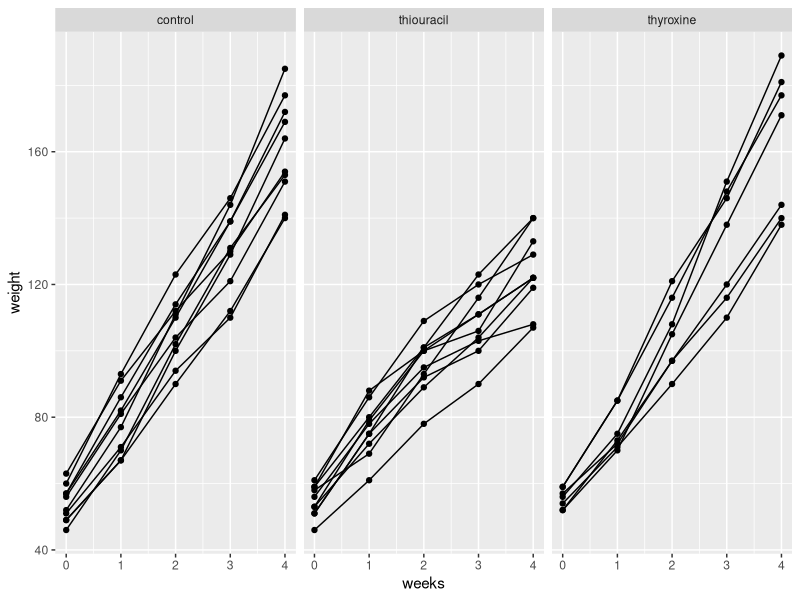
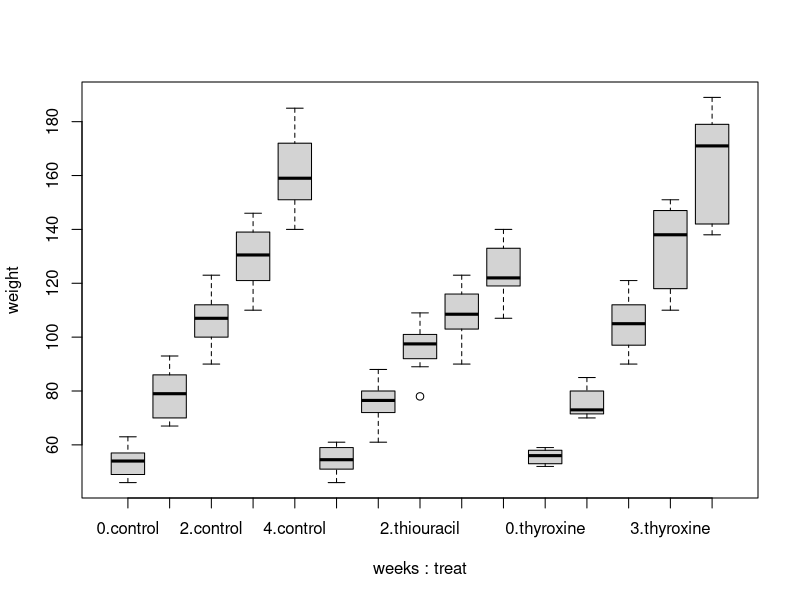
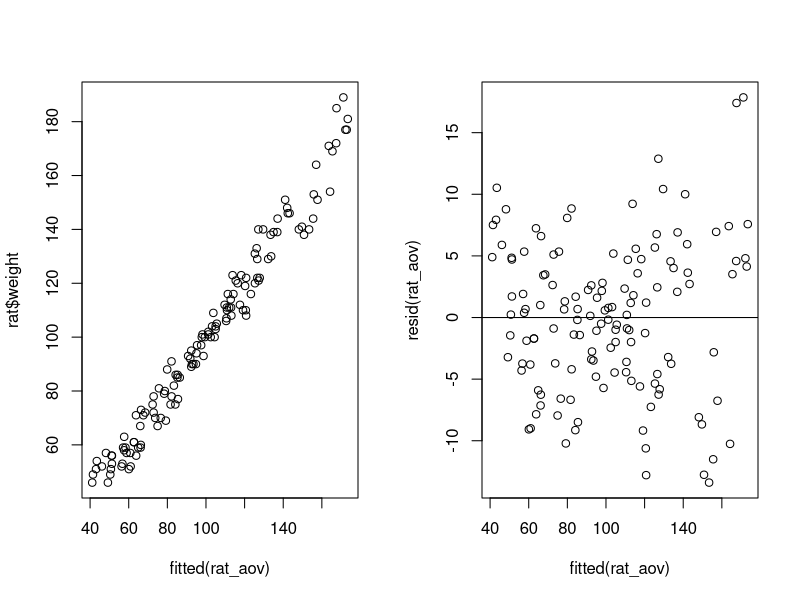
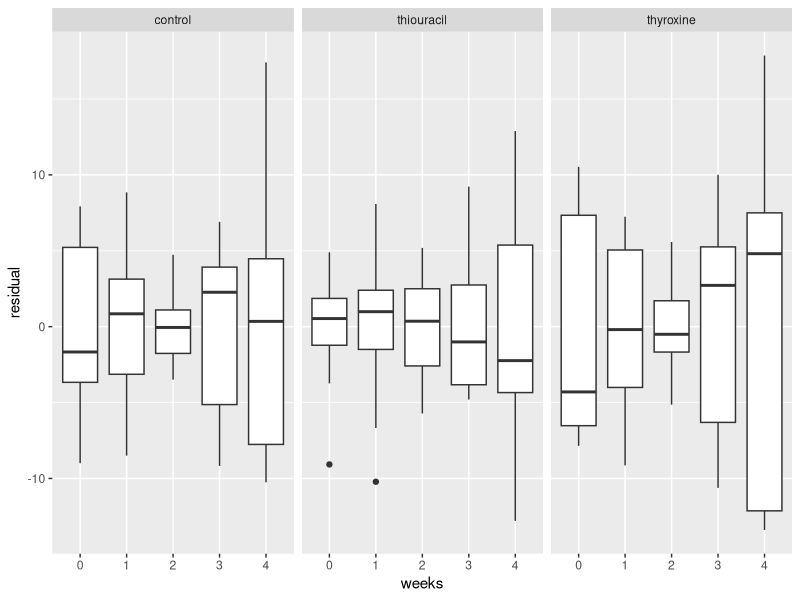
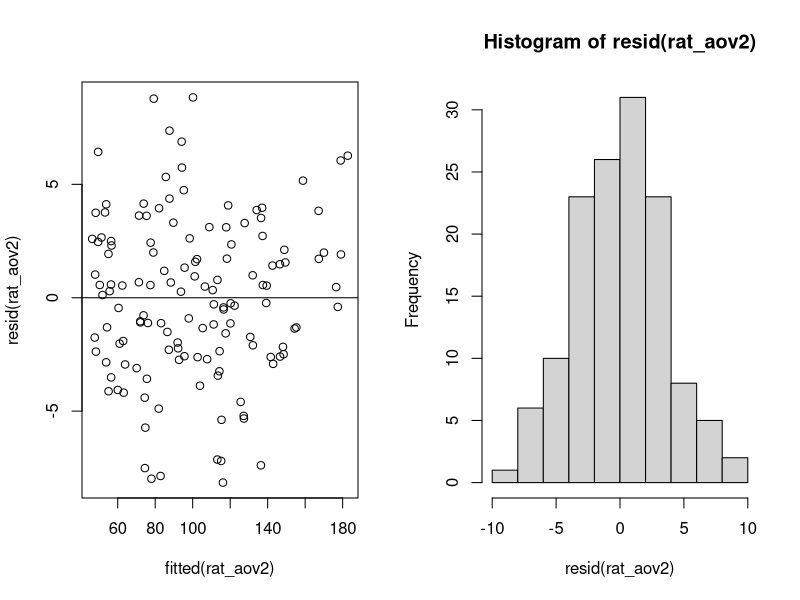
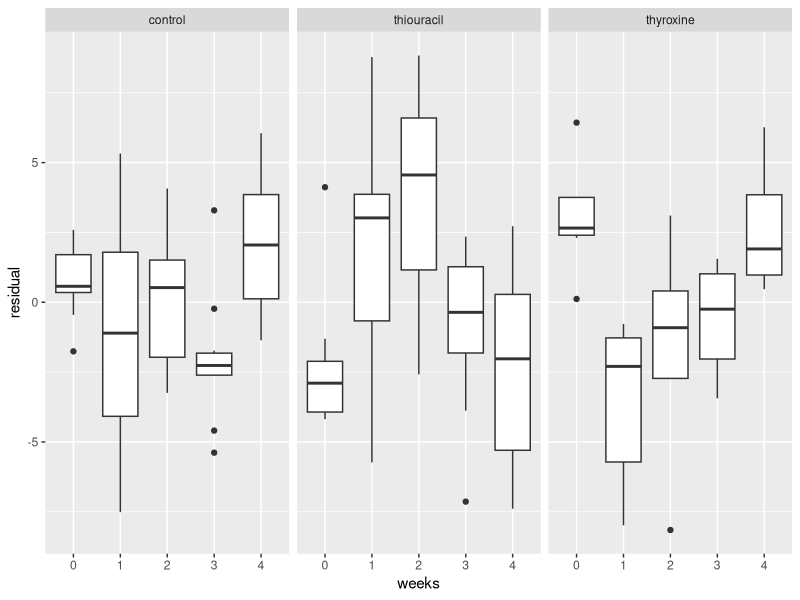
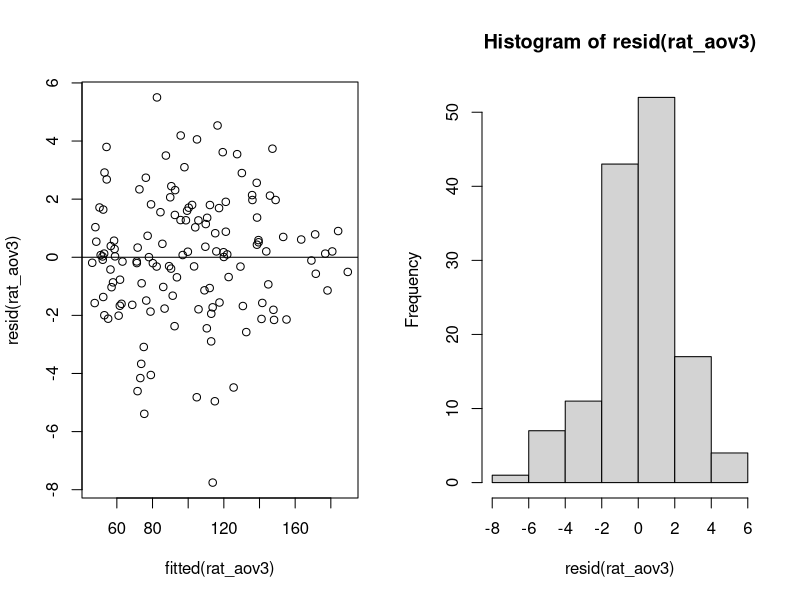
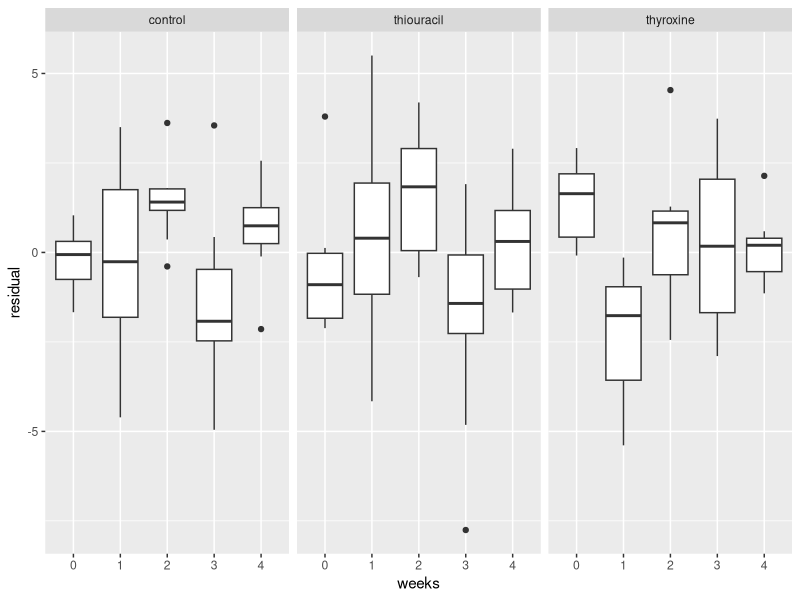

Reproduce these figures in R, in order.
## ---- chunk 1
knitr::opts_chunk$set(echo = TRUE)
## ---- chunk 2
library(ggplot2)
library(lme4)
rat <- read.csv("ratdrink.csv")
ggplot(rat, aes(y = weight, x = weeks)) + facet_wrap(~ treat) + geom_point() + geom_line(aes(group = subject))
## ---- chunk 3
rat$subject <- as.factor(rat$subject)
rat$weeks <- as.factor(rat$weeks)
with(rat, boxplot(weight ~ weeks * treat))
## ---- chunk 4
rat_aov <- lmer(weight ~ weeks * treat + (1|subject), data = rat)
## ---- chunk 5
par(mfrow = c(1, 2))
plot(rat$weight ~ fitted(rat_aov))
plot(resid(rat_aov) ~ fitted(rat_aov))
abline(h = 0)
## ---- chunk 6
rat_resid_dataframe <- cbind(rat, residual = resid(rat_aov))
ggplot(rat_resid_dataframe, aes(x = weeks, y = residual)) + facet_wrap(~treat) + geom_boxplot()
## ---- chunk 7
anova(rat_aov)
## ---- chunk 8
summary(rat_aov)
## ---- chunk 9
first_set <- c("weeks", "treat", "weeks:treat")
sapply(first_set, function(x) {
  AIC(lmer(as.formula(sprintf("weight~%s + (1|subject)", x)), data = rat))
})
AIC(aov(weight ~ weeks * treat, data = rat))
## ---- chunk 10
second_set <- c("weeks", "treat", "weeks:treat")
sapply(second_set, function(x) {
  AIC(lmer(as.formula(sprintf("weight~weeks:treat + %s + (1|subject)", x)), data = rat))
})
AIC(aov(weight ~ weeks:treat + weeks, data = rat))
AIC(aov(weight ~ weeks:treat + treat, data = rat))
## ---- chunk 11
final1 <- lmer(weight ~ weeks:treat + (1|subject), data = rat)
## ---- chunk 12
rat <- read.csv("ratdrink.csv")
rat$T <- rat$weeks
rat_aov2 = lmer(weight ~ (1|subject) + T + (0 + T|subject) + treat, data = rat)
## ---- chunk 13
rat$subject <- as.factor(rat$subject)
rat$weeks <- as.factor(rat$weeks)
par(mfrow = c(1, 2))
plot(resid(rat_aov2) ~ fitted(rat_aov2))
abline(h = 0)
hist(resid(rat_aov2))
## ---- chunk 14
rat_resid_dataframe <- cbind(rat, residual = resid(rat_aov2))
ggplot(rat_resid_dataframe, aes(x = weeks, y = residual)) + facet_wrap(~treat) + geom_boxplot()
## ---- chunk 15
rat$T2 <- (rat$T)^2
rat_aov3 = lmer(weight ~ (1|subject) + T + T2 + (0 + T|subject) + (0 + T2|subject) + treat, data = rat)
## ---- chunk 16
par(mfrow = c(1, 2))
plot(resid(rat_aov3) ~ fitted(rat_aov3))
abline(h = 0)
hist(resid(rat_aov3))
## ---- chunk 17
rat_resid_dataframe <- cbind(rat, residual = resid(rat_aov3))
ggplot(rat_resid_dataframe, aes(x = weeks, y = residual)) + facet_wrap(~treat) + geom_boxplot()
## ---- chunk 18
AIC(rat_aov2)
AIC(rat_aov3)
## ---- chunk 19
anova(rat_aov3)
summary(rat_aov3)
## ---- chunk 20
rat_aov4 = lmer(weight ~ (1|subject) + T + T2 + treat + treat:T + treat:T2, data = rat)
## ---- chunk 21
rat_aov4 = lmer(weight ~ (1|subject) + T + T2 + treat + treat:T + treat:T2, data = rat)
anova(rat_aov4)
summary(rat_aov4)
## ---- chunk 22
first_set <- c("T", "treat", "T:treat", "T2", "T2:treat")
sapply(first_set, function(x) {
  AIC(lmer(as.formula(sprintf("weight~%s + (1|subject)", x)), data = rat))
})
sapply(first_set, function(x) {
  AIC(aov(as.formula(sprintf("weight~%s", x)), data = rat))
})
## ---- chunk 23
second_set <- c("T", "treat", "T2", "T2:treat")
sapply(second_set, function(x) {
  AIC(lmer(as.formula(sprintf("weight~%s + (1|subject) + T:treat", x)), data = rat))
})
sapply(second_set, function(x) {
  AIC(aov(as.formula(sprintf("weight~%s + T:treat", x)), data = rat))
})
## ---- chunk 24
third_set <- c("T", "T2", "T2:treat")
sapply(third_set, function(x) {
  AIC(lmer(as.formula(sprintf("weight~%s + (1|subject) + T:treat + treat", x)), data = rat))
})
sapply(third_set, function(x) {
  AIC(aov(as.formula(sprintf("weight~%s + T:treat + treat", x)), data = rat))
})
## ---- chunk 25
third_set <- c("T", "T2")
sapply(third_set, function(x) {
  AIC(lmer(as.formula(sprintf("weight~%s + (1|subject) + T:treat + treat + T2:treat", x)), data = rat))
})
sapply(third_set, function(x) {
  AIC(aov(as.formula(sprintf("weight~%s + T:treat + treat + T2:treat", x)), data = rat))
})
## ---- chunk 26
final2 <- lmer(weight ~ (1|subject) + T:treat + treat + T2:treat, data = rat)
summary(final2)
anova(final2)
## ---- chunk 27
# final1
rat_resid_dataframe <- cbind(rat, residual = resid(final1))
ggplot(rat_resid_dataframe, aes(x = weeks, y = residual)) + facet_wrap(~treat) + geom_boxplot()
# final2
rat_resid_dataframe <- cbind(rat, residual = resid(final2))
ggplot(rat_resid_dataframe, aes(x = weeks, y = residual)) + facet_wrap(~treat) + geom_boxplot()
## ---- chunk 28
rat_aov5 = lmer(weight ~ (1|subject) + T + T2 + treat + treat:T + treat:T2 + (0 + (treat:T)|subject) + (0 + (treat:T2)|subject), data = rat)
